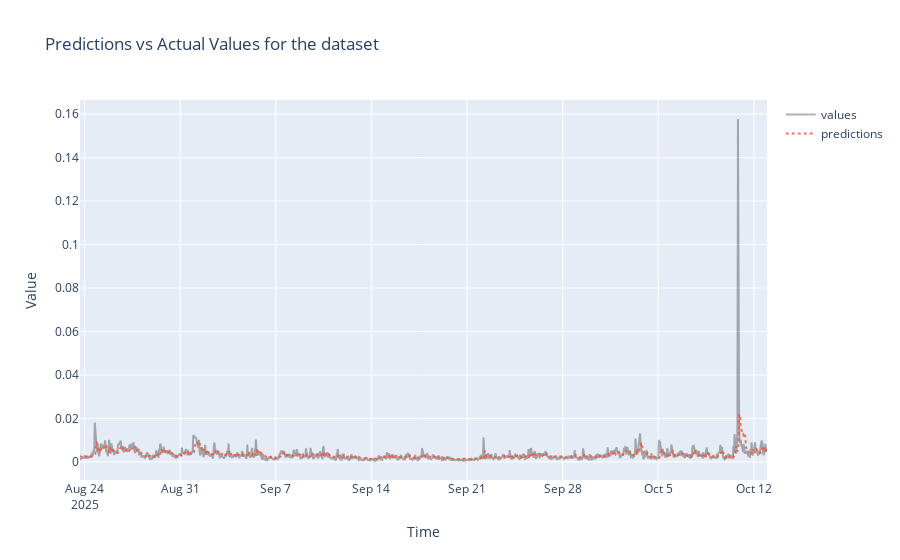

Here is the notebook cell this chart was saved with:
### Markdown cell above
### Plot and save results

### Code cell
# plot final predictions
plot_predictions(preds_concat)

### Figure 1 — Plotly figure (JSON) as saved in the notebook; plotly's stock layout.template omitted (floating-point values rounded to 4 significant figures; data arrays with more than 128 entries replaced by an {"elided": "..."} marker saying what was removed)
{"data": [{"line": {"color": "rgba(0,0,0, 0.3)"}, "mode": "lines", "name": "values", "text": {"elided": "1208 str values"}, "type": "scatter", "x": {"elided": "1208 str values"}, "y": {"elided": "1208 float values"}}, {"line": {"dash": "dot"}, "mode": "lines", "name": "predictions", "opacity": 0.8, "text": {"elided": "1208 str values"}, "type": "scatter", "x": {"elided": "1208 str values"}, "y": {"elided": "1208 float values"}}], "layout": {"title": {"text": "Predictions vs Actual Values for the dataset"}, "xaxis": {"ticklen": 5, "title": {"text": "Time"}, "zeroline": false}, "yaxis": {"ticklen": 5, "title": {"text": "Value"}, "zeroline": false}}}
